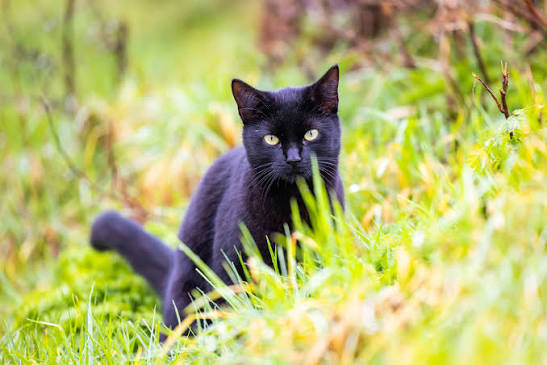
#> input picture practice_images/cats_3.jpg, 547 x 365 px, found by its file name
$ python img_smoothing.py
#> lines starting #> are read from the running program, lines starting #| are printed output that depends on the picture
import cv2 as cv
import numpy as np
img =cv.imread("D:\CV_practice\practice_images\cats_3.jpg")
#> img is the input picture: shape (365, 547, 3); mean B, G, R 111.5, 182.9, 180.8
cv.imshow('img',img)
#Averaging:it essentially takes the average of pixels in the kernel size window defined by
# the user and apply that average to the middle pixel of the kernel winodw , then shifts the kernel by right and
# down so that whole image is covered
average=cv.blur(img,(5,5)) #the bigger the window the more the blur (REMEMBER TO JUST TAKE ODD VALUES OF KERNEL SIZE)
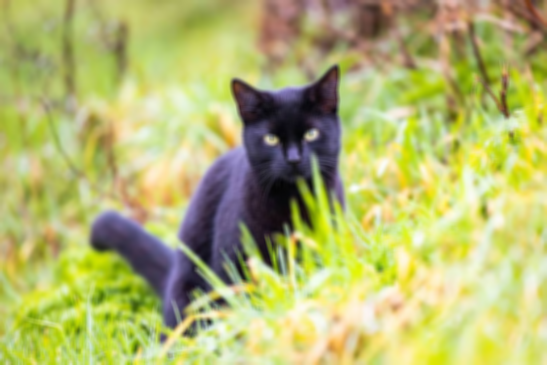
#> average: shape (365, 547, 3); mean B, G, R 111.5, 182.9, 180.8
cv.imshow('averaged',average)

#Gaussian Blur:See the notes for definiton .
gausssian=cv.GaussianBlur(img,(5,5),1)
cv.imshow('gaussian',gausssian)

#Median Blur:See notes.
median=cv.medianBlur(img,5)
cv.imshow('median',median)

#Bilateral Blurring:see the notes.
bilateral=cv.bilateralFilter(img,-1,15,15)
cv.imshow('bilateral',bilateral)

cv.waitKey(0)

$ run again, with practice_images/cats_and_dogs.jpg copied over practice_images/cats_3.jpg
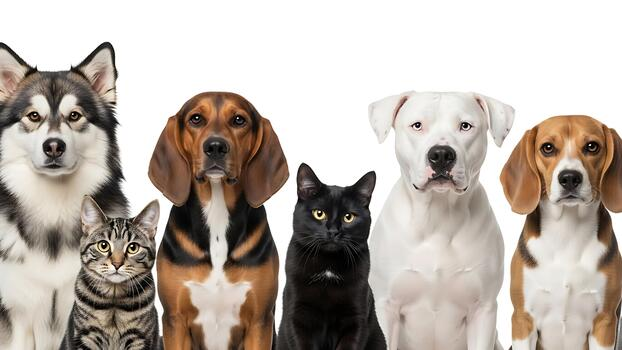
#> input picture practice_images/cats_and_dogs.jpg, 622 x 350 px, found by its file name
#> img is the input picture: shape (350, 622, 3); mean B, G, R 168.3, 176.5, 185.9
#> `average=cv.blur(img,(5,5))`:
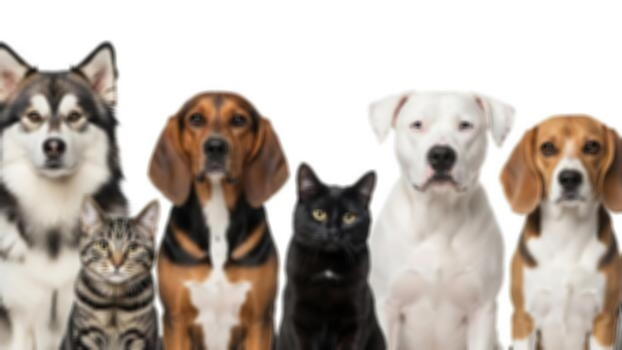
#> average: shape (350, 622, 3); mean B, G, R 168.3, 176.5, 185.9
#> `median=cv.medianBlur(img,5)`:
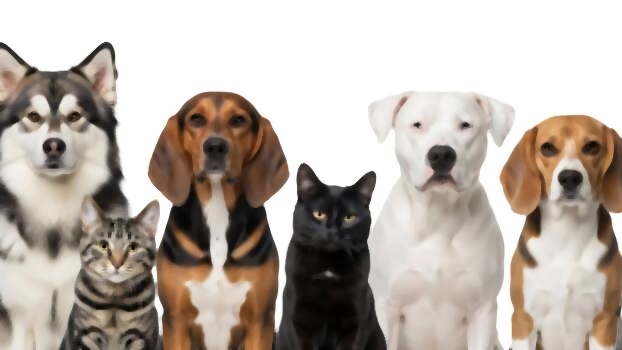
#> median: shape (350, 622, 3); mean B, G, R 168.5, 176.7, 186.2
